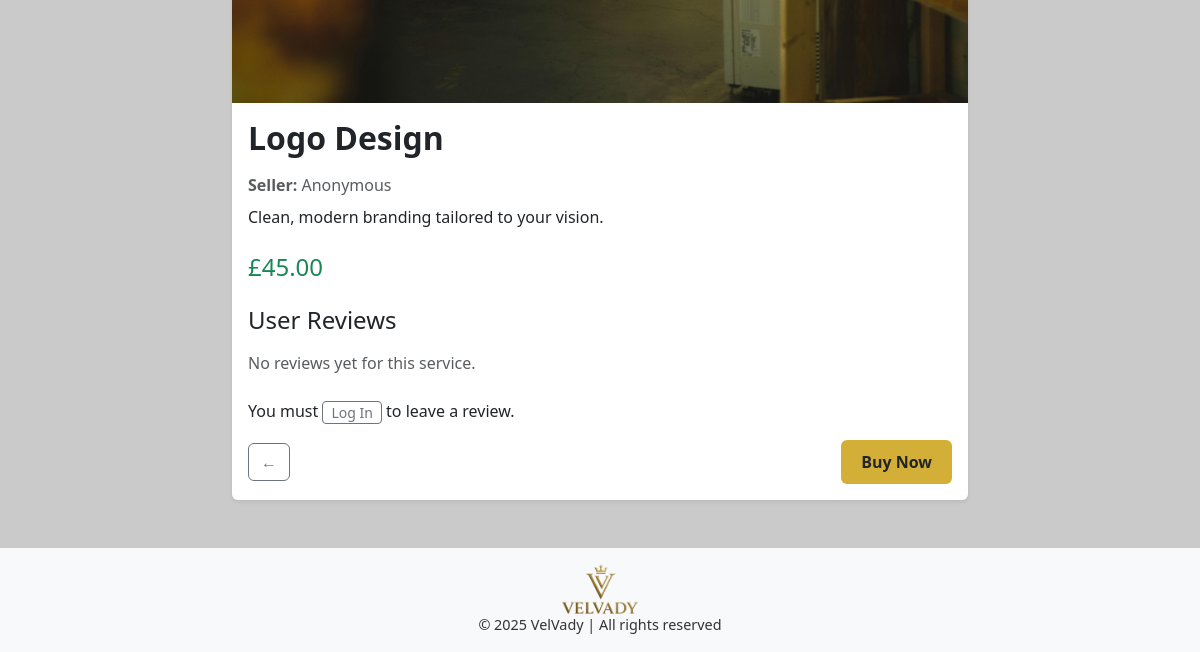
The app's page /products/products/logo-design/ (lower part), older data.
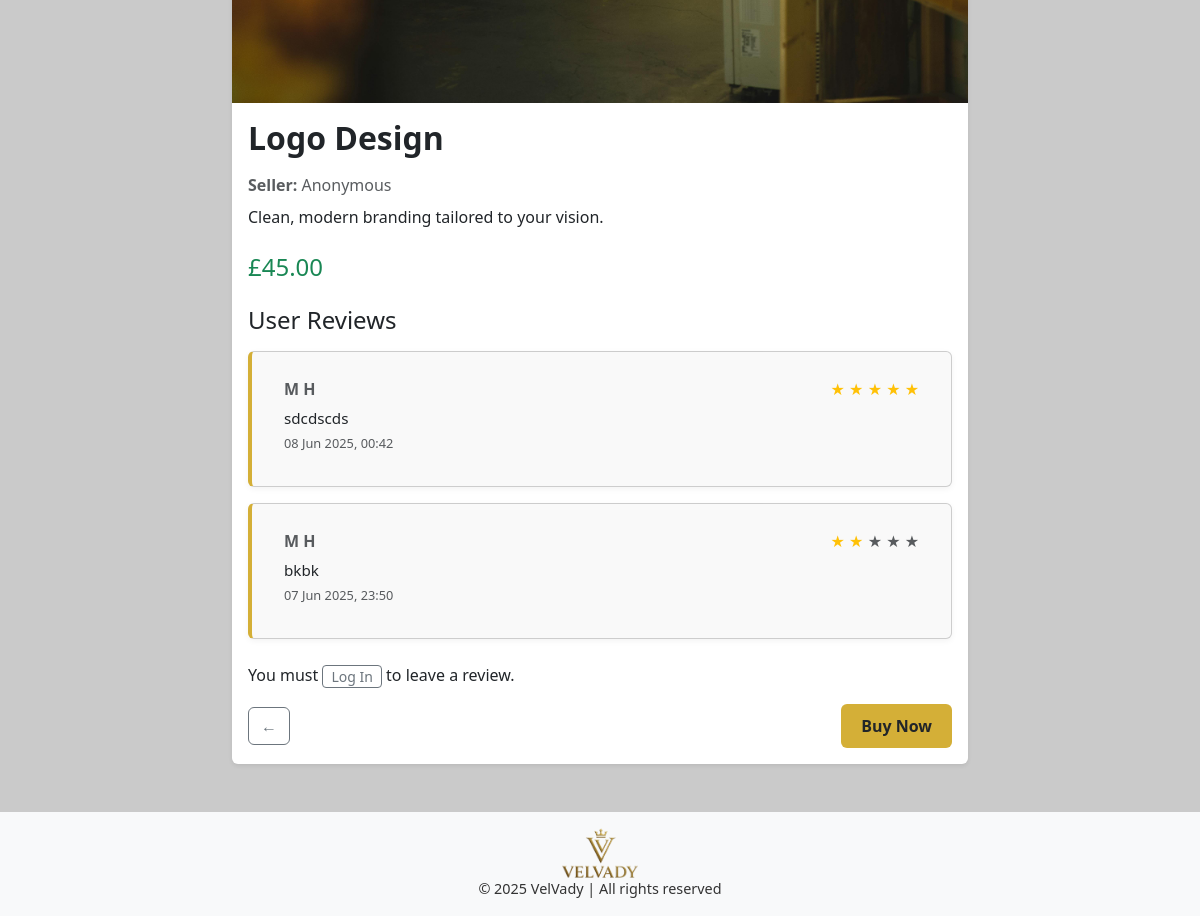
The same page, newer data.
### products/models.py (models this page shows, shortened)
class Review(models.Model):
    service = models.ForeignKey(Service, on_delete=models.CASCADE, related_name='reviews')
    user = models.ForeignKey(settings.AUTH_USER_MODEL, on_delete=models.CASCADE)
    rating = models.PositiveIntegerField(validators=[MinValueValidator(1), MaxValueValidator(5)])
    comment = models.TextField(blank=True)
    created_at = models.DateTimeField(auto_now_add=True)

### accounts/models.py (models this page shows, shortened)
class CustomUser(AbstractBaseUser, PermissionsMixin):
    email = models.EmailField(unique=True)
    first_name = models.CharField(max_length=50)
    last_name = models.CharField(max_length=50)
    address = models.TextField()
    is_active = models.BooleanField(default=True)
    is_staff = models.BooleanField(default=False)
    date_joined = models.DateTimeField(default=timezone.now)
    objects = CustomUserManager()
    USERNAME_FIELD = "email"
    REQUIRED_FIELDS = ["first_name", "last_name", "address"]

### products/views.py (the view)
# urls.py: path('products/<slug:slug>/', views.service_detail_view, name='service_detail'),
def service_detail_view(request, slug):
    service = get_object_or_404(Service, slug=slug)
    reviews = Review.objects.filter(service=service).order_by('-created_at')
    if request.method == 'POST':
        review_form = ReviewForm(request.POST)
        if review_form.is_valid():
            new_review = review_form.save(commit=False)
            new_review.user = request.user
            new_review.service = service
            new_review.save()
            return redirect('service_detail', slug=slug)
    else:
        review_form = ReviewForm()
    return render(request, 'products/service_detail.html', {
        'service': service,
        'reviews': reviews,
        'review_form': review_form,
        "STRIPE_PUBLIC_KEY": settings.STRIPE_PUBLISHABLE_KEY,
    })

### products/templates/products/service_detail.html (shortened to what the changed rows need)
{% extends "core/base.html" %}
{% load static %}
{% block content %}
<div class="container my-5">
    <div class="row justify-content-center">
        <div class="col-md-8">
            <div class="card shadow-sm border-0">
                <div class="card-body">
                    <h2 class="fw-bold mb-3">{{ service.title }}</h2>
                    <div class="service-detail-page">
                        <div class="mb-4">
                            <h4 class="mb-3">User Reviews</h4>
                            {% if reviews %}
                                {% for review in reviews %}
                                    <div class="card my-3">
                                        <div class="card-body">
                                              <h6 class="card-subtitle mb-2 text-muted d-flex justify-content-between align-items-center">
                                                <strong>
                                                        {% if review.user.first_name %}
                                                            {{ review.user.first_name }}
                                                        {% else %}
                                                            {{ review.user.email }}
                                                        {% endif %}
                                                    </strong>
                                                    <span class="ms-2">
                                                        {% with total_stars=5 %}
                                                            {% for i in "12345"|slice:":total_stars"|make_list %}
                                                                {% if forloop.counter <= review.rating %}
                                                                    <span class="text-warning">★</span>
                                                                {% else %}
                                                                    <span class="text-muted">★</span>
                                                                {% endif %}
                                                            {% endfor %}
                                                        {% endwith %}
                                                    </span>
                                              </h6>
                                            <p class="card-text mb-0">{{ review.comment }}</p>
                                            <small class="text-muted">{{ review.created_at|date:"d M Y, H:i" }}</small>
                                        </div>
                                    </div>
                                {% endfor %}
                            {% else %}
                                <p class="text-muted">No reviews yet for this service.</p>
                            {% endif %}
                        </div>
                    </div>
                </div>
            </div>
        </div>
    </div>
</div>
{% endblock %}

Row changes from the older to the newer data that the page shows:
added Review: user.first_name "M H", rating 5 (drawn), comment "sdcdscds", created_at "08 Jun 2025, 00:42"
added Review: user.first_name "M H", rating 2 (drawn), comment "bkbk", created_at "07 Jun 2025, 23:50"
Text that changed along with them:
text no longer shown: "No reviews yet for this service."
